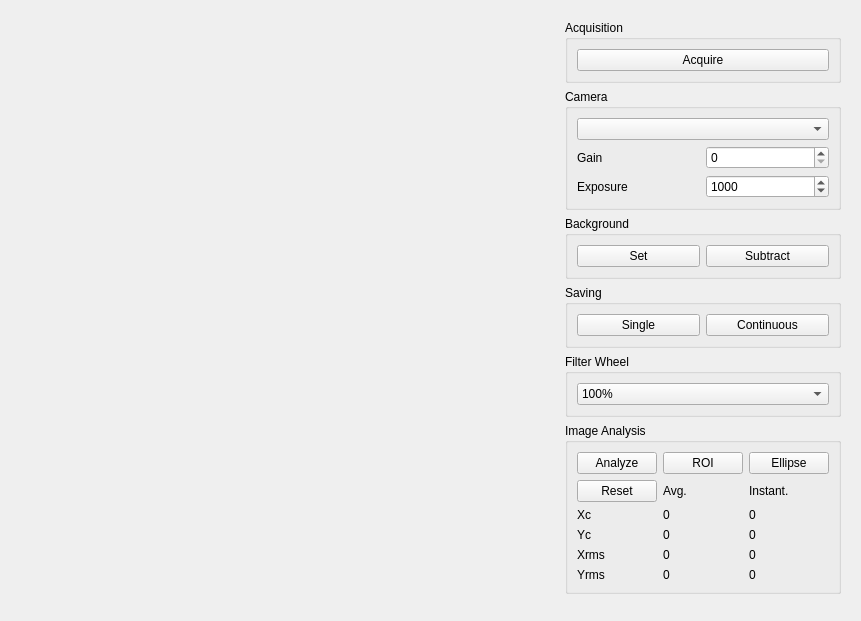
<?xml version="1.0" encoding="UTF-8"?>
<ui version="4.0">
 <class>Form</class>
 <widget class="QWidget" name="Form">
  <property name="geometry">
   <rect>
    <x>0</x>
    <y>0</y>
    <width>861</width>
    <height>621</height>
   </rect>
  </property>
  <property name="windowTitle">
   <string>Form</string>
  </property>
  <layout class="QHBoxLayout" name="horizontalLayout">
   <item>
    <spacer name="horizontalSpacer">
     <property name="orientation">
      <enum>Qt::Horizontal</enum>
     </property>
     <property name="sizeHint" stdset="0">
      <size>
       <width>40</width>
       <height>20</height>
      </size>
     </property>
    </spacer>
   </item>
   <item>
    <widget class="QWidget" name="widget" native="true">
     <property name="minimumSize">
      <size>
       <width>500</width>
       <height>0</height>
      </size>
     </property>
     <layout class="QHBoxLayout" name="horizontalLayout_5">
      <item>
       <layout class="QVBoxLayout" name="imageLayout"/>
      </item>
     </layout>
    </widget>
   </item>
   <item>
    <widget class="QWidget" name="widget_2" native="true">
     <layout class="QVBoxLayout" name="verticalLayout">
      <item>
       <widget class="QGroupBox" name="groupBox">
        <property name="title">
         <string>Acquisition</string>
        </property>
        <layout class="QHBoxLayout" name="horizontalLayout_2">
         <item>
          <widget class="QPushButton" name="acquireButton">
           <property name="text">
            <string>Acquire</string>
           </property>
          </widget>
         </item>
        </layout>
       </widget>
      </item>
      <item>
       <widget class="QGroupBox" name="groupBox_2">
        <property name="title">
         <string>Camera</string>
        </property>
        <layout class="QVBoxLayout" name="verticalLayout_3">
         <item>
          <layout class="QGridLayout" name="gridLayout">
           <item row="1" column="0">
            <widget class="QLabel" name="gainLabel">
             <property name="text">
              <string>Gain</string>
             </property>
            </widget>
           </item>
           <item row="2" column="0">
            <widget class="QLabel" name="label_2">
             <property name="text">
              <string>Exposure</string>
             </property>
            </widget>
           </item>
           <item row="1" column="1">
            <widget class="QSpinBox" name="gainInput">
             <property name="maximum">
              <number>24</number>
             </property>
            </widget>
           </item>
           <item row="2" column="1">
            <widget class="QSpinBox" name="exposureInput">
             <property name="minimum">
              <number>500</number>
             </property>
             <property name="maximum">
              <number>2000</number>
             </property>
             <property name="singleStep">
              <number>100</number>
             </property>
             <property name="value">
              <number>1000</number>
             </property>
            </widget>
           </item>
           <item row="0" column="0" colspan="2">
            <widget class="QComboBox" name="cameraCombo"/>
           </item>
          </layout>
         </item>
        </layout>
       </widget>
      </item>
      <item>
       <widget class="QGroupBox" name="groupBox_3">
        <property name="title">
         <string>Background</string>
        </property>
        <layout class="QHBoxLayout" name="horizontalLayout_3">
         <item>
          <widget class="QPushButton" name="setButton">
           <property name="text">
            <string>Set</string>
           </property>
          </widget>
         </item>
         <item>
          <widget class="QPushButton" name="subtractButton">
           <property name="text">
            <string>Subtract</string>
           </property>
          </widget>
         </item>
        </layout>
       </widget>
      </item>
      <item>
       <widget class="QGroupBox" name="groupBox_4">
        <property name="title">
         <string>Saving</string>
        </property>
        <layout class="QHBoxLayout" name="horizontalLayout_4">
         <item>
          <widget class="QPushButton" name="singleButton">
           <property name="text">
            <string>Single</string>
           </property>
          </widget>
         </item>
         <item>
          <widget class="QPushButton" name="continuousButton">
           <property name="text">
            <string>Continuous</string>
           </property>
          </widget>
         </item>
        </layout>
       </widget>
      </item>
      <item>
       <widget class="QGroupBox" name="groupBox_5">
        <property name="title">
         <string>Filter Wheel</string>
        </property>
        <layout class="QVBoxLayout" name="verticalLayout_4">
         <item>
          <widget class="QComboBox" name="fwCombo">
           <item>
            <property name="text">
             <string>100%</string>
            </property>
           </item>
           <item>
            <property name="text">
             <string>50%</string>
            </property>
           </item>
           <item>
            <property name="text">
             <string>10%</string>
            </property>
           </item>
           <item>
            <property name="text">
             <string>1%</string>
            </property>
           </item>
           <item>
            <property name="text">
             <string>0%</string>
            </property>
           </item>
          </widget>
         </item>
        </layout>
       </widget>
      </item>
      <item>
       <widget class="QGroupBox" name="groupBox_6">
        <property name="title">
         <string>Image Analysis</string>
        </property>
        <layout class="QVBoxLayout" name="verticalLayout_5">
         <item>
          <layout class="QGridLayout" name="gridLayout_2">
           <item row="3" column="0">
            <widget class="QLabel" name="label_5">
             <property name="text">
              <string>Yc</string>
             </property>
            </widget>
           </item>
           <item row="4" column="1">
            <widget class="QLabel" name="xrmsAvg">
             <property name="text">
              <string>0</string>
             </property>
            </widget>
           </item>
           <item row="2" column="0">
            <widget class="QLabel" name="label">
             <property name="text">
              <string>Xc</string>
             </property>
            </widget>
           </item>
           <item row="1" column="0">
            <widget class="QPushButton" name="resetButton">
             <property name="text">
              <string>Reset</string>
             </property>
            </widget>
           </item>
           <item row="5" column="0">
            <widget class="QLabel" name="label_4">
             <property name="text">
              <string>Yrms</string>
             </property>
            </widget>
           </item>
           <item row="4" column="0">
            <widget class="QLabel" name="label_3">
             <property name="text">
              <string>Xrms</string>
             </property>
            </widget>
           </item>
           <item row="4" column="2">
            <widget class="QLabel" name="xrmsInstant">
             <property name="text">
              <string>0</string>
             </property>
            </widget>
           </item>
           <item row="5" column="1">
            <widget class="QLabel" name="yrmsAvg">
             <property name="text">
              <string>0</string>
             </property>
            </widget>
           </item>
           <item row="5" column="2">
            <widget class="QLabel" name="yrmsInstant">
             <property name="text">
              <string>0</string>
             </property>
            </widget>
           </item>
           <item row="3" column="1">
            <widget class="QLabel" name="ycAvg">
             <property name="text">
              <string>0</string>
             </property>
            </widget>
           </item>
           <item row="2" column="1">
            <widget class="QLabel" name="xcAvg">
             <property name="text">
              <string>0</string>
             </property>
            </widget>
           </item>
           <item row="1" column="1">
            <widget class="QLabel" name="label_12">
             <property name="text">
              <string>Avg.</string>
             </property>
            </widget>
           </item>
           <item row="1" column="2">
            <widget class="QLabel" name="label_13">
             <property name="text">
              <string>Instant.</string>
             </property>
            </widget>
           </item>
           <item row="2" column="2">
            <widget class="QLabel" name="xcInstant">
             <property name="text">
              <string>0</string>
             </property>
            </widget>
           </item>
           <item row="3" column="2">
            <widget class="QLabel" name="ycInstant">
             <property name="text">
              <string>0</string>
             </property>
            </widget>
           </item>
           <item row="0" column="2">
            <widget class="QPushButton" name="ellipseButton">
             <property name="text">
              <string>Ellipse</string>
             </property>
            </widget>
           </item>
           <item row="0" column="0">
            <widget class="QPushButton" name="analyzeButton">
             <property name="text">
              <string>Analyze</string>
             </property>
            </widget>
           </item>
           <item row="0" column="1">
            <widget class="QPushButton" name="roiButton">
             <property name="text">
              <string>ROI</string>
             </property>
            </widget>
           </item>
          </layout>
         </item>
        </layout>
       </widget>
      </item>
      <item>
       <spacer name="verticalSpacer">
        <property name="orientation">
         <enum>Qt::Vertical</enum>
        </property>
        <property name="sizeHint" stdset="0">
         <size>
          <width>20</width>
          <height>40</height>
         </size>
        </property>
       </spacer>
      </item>
     </layout>
    </widget>
   </item>
  </layout>
 </widget>
 <resources/>
 <connections/>
</ui>
